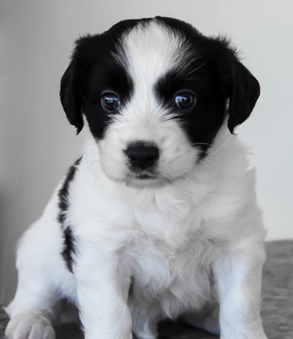
#> input picture 02.CNN/images/dog.jpg, 293 x 339 px
$ jupyter execute --allow-errors 52.RESNet.ipynb
#> lines starting #> are read from the running program, lines starting #| are printed output that depends on the picture
# RES Net 응용

#> (a cell that did not finish here is left out)

[cell 2]
import numpy as np
from PIL import Image

#> (a cell that did not finish here is left out)

[cell 4]
img=np.array(Image.open('images/dog.jpg').resize((224,224)))
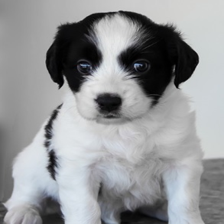
#> img: shape (224, 224, 3); mean R, G, B 148.2, 149.9, 151.9
#> (the rest of this cell did not finish here and is left out)

[cell 5]
img=np.array(Image.open('images/cat.jpg').resize((224,224)))
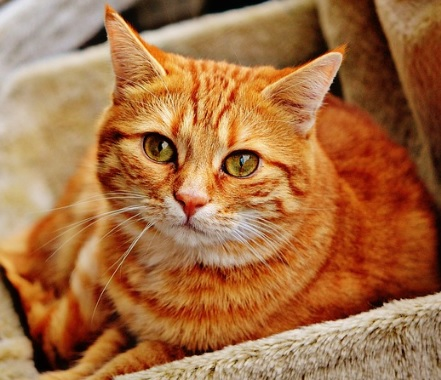
#> input picture 02.CNN/images/cat.jpg, 441 x 380 px
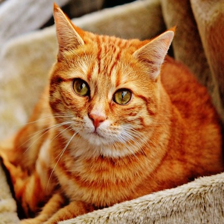
#> img: shape (224, 224, 3); mean R, G, B 165, 110.2, 66.9
#> (the rest of this cell did not finish here and is left out)
